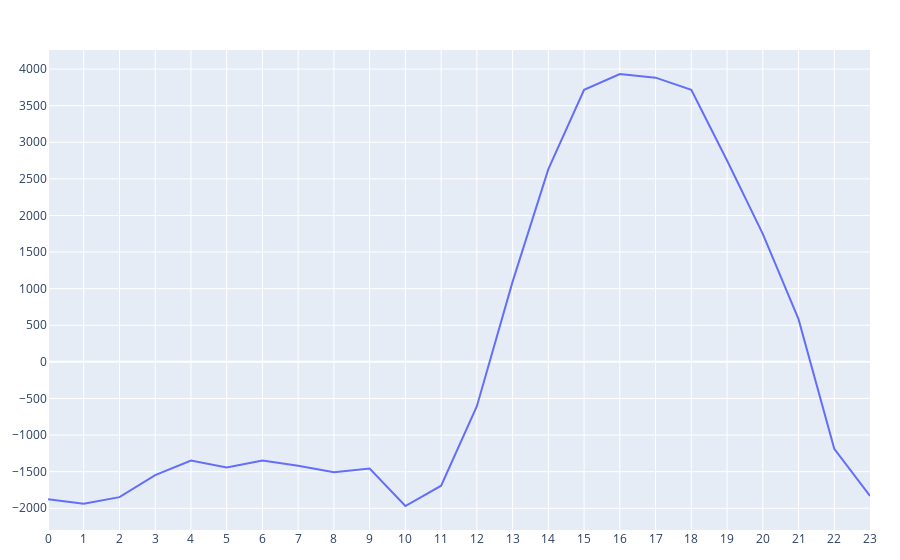

The notebook cell this image was saved under:
### Code cell
fig = go.Figure(data=[
    go.Line(name='Mean_consumption', y=(line_data["Mean_production"]-line_data["Mean_consumption"])),
    # go.Line(name='Mean_production', y=line_data["Mean_production"])
]
)

fig.update_layout(margin=dict(
    l=30,
    r=30,
    b=30,
    t=50,
), xaxis_nticks=30,
    yaxis_nticks=20
    # annotations=annotations,
)

fig.show()

### Figure 1 — Plotly figure (JSON) as saved in the notebook; plotly's stock layout.template omitted (floating-point values rounded to 4 significant figures)
{"data": [{"name": "Mean_consumption", "type": "scatter", "y": [-1876.0, -1939.0, -1848.0, -1547.0, -1349.0, -1441.0, -1348.0, -1420.0, -1508.0, -1458.0, -1969.0, -1692.0, -605.2, 1097.0, 2632.0, 3717.0, 3933.0, 3883.0, 3717.0, 2752.0, 1748.0, 584.0, -1189.0, -1831.0]}], "layout": {"margin": {"b": 30, "l": 30, "r": 30, "t": 50}, "xaxis": {"nticks": 30}, "yaxis": {"nticks": 20}}}
